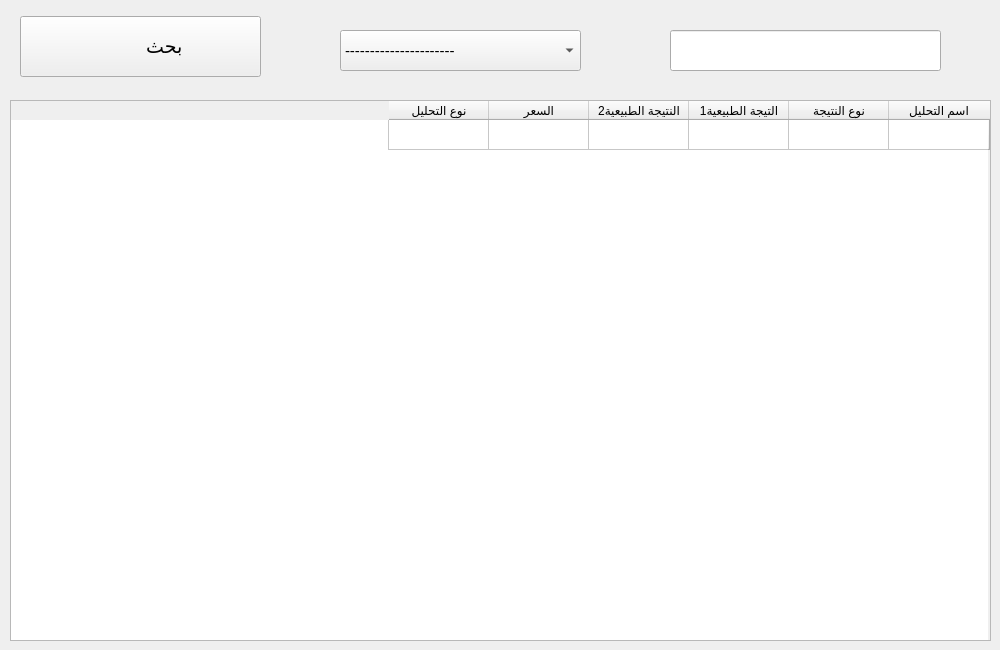
      <widget class="QWidget" name="tab_8">
       <attribute name="title">
        <string>كل التحليلات</string>
       </attribute>
       <widget class="QComboBox" name="comboBox_19">
        <property name="geometry">
         <rect>
          <x>340</x>
          <y>30</y>
          <width>241</width>
          <height>41</height>
         </rect>
        </property>
        <property name="font">
         <font>
          <pointsize>11</pointsize>
         </font>
        </property>
        <property name="editable">
         <bool>false</bool>
        </property>
        <item>
         <property name="text">
          <string>----------------------</string>
         </property>
        </item>
        <item>
         <property name="text">
          <string>اسم التحليل المطابق</string>
         </property>
        </item>
        <item>
         <property name="text">
          <string>السعر المطابق</string>
         </property>
        </item>
       </widget>
       <widget class="QPushButton" name="pushButton_20">
        <property name="geometry">
         <rect>
          <x>20</x>
          <y>16</y>
          <width>241</width>
          <height>61</height>
         </rect>
        </property>
        <property name="font">
         <font>
          <family>Segoe UI</family>
          <pointsize>14</pointsize>
         </font>
        </property>
        <property name="text">
         <string>         بحث</string>
        </property>
       </widget>
       <widget class="QLineEdit" name="lineEdit_26">
        <property name="geometry">
         <rect>
          <x>670</x>
          <y>30</y>
          <width>271</width>
          <height>41</height>
         </rect>
        </property>
        <property name="font">
         <font>
          <pointsize>13</pointsize>
         </font>
        </property>
        <property name="placeholderText">
         <string/>
        </property>
       </widget>
       <widget class="QTableWidget" name="tableWidget_7">
        <property name="enabled">
         <bool>true</bool>
        </property>
        <property name="geometry">
         <rect>
          <x>10</x>
          <y>100</y>
          <width>981</width>
          <height>541</height>
         </rect>
        </property>
        <property name="sizePolicy">
         <sizepolicy hsizetype="Expanding" vsizetype="Expanding">
          <horstretch>0</horstretch>
          <verstretch>0</verstretch>
         </sizepolicy>
        </property>
        <property name="font">
         <font>
          <pointsize>9</pointsize>
          <weight>50</weight>
          <bold>false</bold>
         </font>
        </property>
        <property name="toolTip">
         <string/>
        </property>
        <property name="whatsThis">
         <string/>
        </property>
        <property name="layoutDirection">
         <enum>Qt::RightToLeft</enum>
        </property>
        <property name="autoFillBackground">
         <bool>false</bool>
        </property>
        <property name="locale">
         <locale language="Arabic" country="Iraq"/>
        </property>
        <row>
         <property name="text">
          <string/>
         </property>
        </row>
        <column>
         <property name="text">
          <string>اسم التحليل</string>
         </property>
        </column>
        <column>
         <property name="text">
          <string>نوع النتيجة</string>
         </property>
        </column>
        <column>
         <property name="text">
          <string>التيجة الطبيعية1</string>
         </property>
        </column>
        <column>
         <property name="text">
          <string>النتيجة الطبيعية2</string>
         </property>
        </column>
        <column>
         <property name="text">
          <string>السعر</string>
         </property>
        </column>
        <column>
         <property name="text">
          <string>نوع التحليل</string>
         </property>
        </column>
       </widget>
       <widget class="QLabel" name="label_65">
        <property name="geometry">
         <rect>
          <x>30</x>
          <y>23</y>
          <width>101</width>
          <height>49</height>
         </rect>
        </property>
        <property name="styleSheet">
         <string notr="true">image: url(:/icons8-search-512.png);</string>
        </property>
        <property name="text">
         <string/>
        </property>
       </widget>
      </widget>
